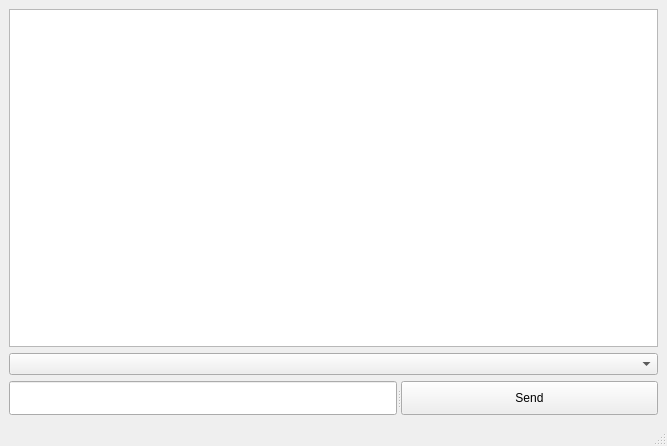
<?xml version="1.0" encoding="UTF-8"?>
<ui version="4.0">
 <class>MainWindow</class>
 <widget class="QMainWindow" name="MainWindow">
  <property name="geometry">
   <rect>
    <x>0</x>
    <y>0</y>
    <width>667</width>
    <height>446</height>
   </rect>
  </property>
  <property name="sizePolicy">
   <sizepolicy hsizetype="Fixed" vsizetype="Fixed">
    <horstretch>0</horstretch>
    <verstretch>0</verstretch>
   </sizepolicy>
  </property>
  <property name="minimumSize">
   <size>
    <width>0</width>
    <height>0</height>
   </size>
  </property>
  <property name="maximumSize">
   <size>
    <width>16777215</width>
    <height>16777215</height>
   </size>
  </property>
  <property name="windowTitle">
   <string>MainWindow</string>
  </property>
  <widget class="QWidget" name="centralwidget">
   <layout class="QGridLayout" name="gridLayout">
    <item row="0" column="0">
     <layout class="QVBoxLayout" name="verticalLayout">
      <item>
       <widget class="QListWidget" name="chatWidget"/>
      </item>
      <item>
       <widget class="QComboBox" name="comboBox"/>
      </item>
      <item>
       <widget class="QSplitter" name="splitter">
        <property name="orientation">
         <enum>Qt::Horizontal</enum>
        </property>
        <widget class="QLineEdit" name="inputWidget"/>
        <widget class="QPushButton" name="sendButton">
         <property name="minimumSize">
          <size>
           <width>257</width>
           <height>34</height>
          </size>
         </property>
         <property name="maximumSize">
          <size>
           <width>257</width>
           <height>34</height>
          </size>
         </property>
         <property name="text">
          <string>Send</string>
         </property>
        </widget>
       </widget>
      </item>
     </layout>
    </item>
   </layout>
  </widget>
  <widget class="QStatusBar" name="statusbar"/>
 </widget>
 <resources/>
 <connections>
  <connection>
   <sender>sendButton</sender>
   <signal>clicked()</signal>
   <receiver>MainWindow</receiver>
   <slot>send()</slot>
   <hints>
    <hint type="sourcelabel">
     <x>632</x>
     <y>387</y>
    </hint>
    <hint type="destinationlabel">
     <x>757</x>
     <y>418</y>
    </hint>
   </hints>
  </connection>
 </connections>
 <slots>
  <slot>send()</slot>
 </slots>
</ui>
